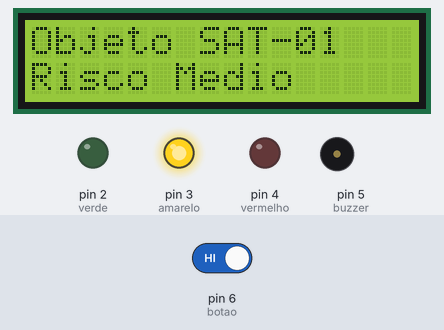
Simulated run of this sketch. Board: Arduino Uno, built with avr-gcc and run on an emulated ATmega328P. On the bench: 16×2 character LCD, output pins drawn as LEDs (lit = HIGH), buzzer (waves = sounding). The test bench sets the inputs (shaded band); at power-on: pin 6 (botao) HIGH.

Above: at 8.7 s.
8.8 s: pin 6 (botao) driven HIGH
At 11.3 s:
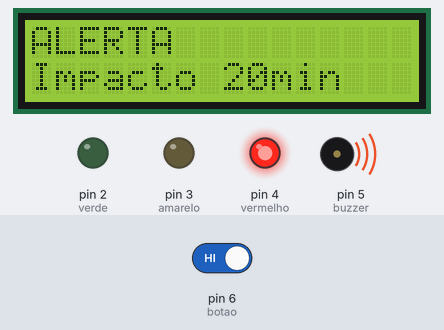
11.6 s: pin 6 (botao) driven LOW
At 12.1 s:
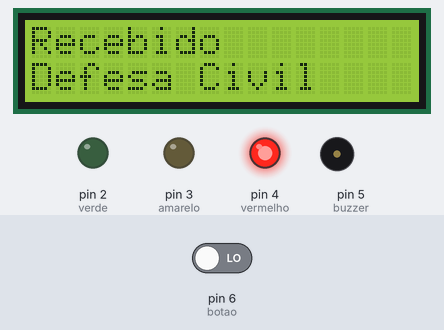
At 18.0 s:
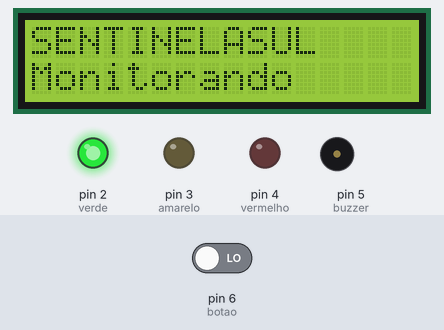
Timing chart, 0 to 19.1 s (numbered marks = the images above; inputs shaded):
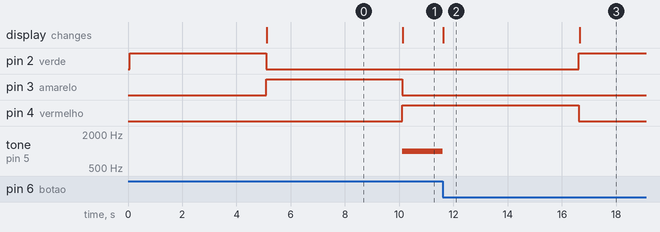

The sketch:

SentinelaSul.ino
```cpp
#include <LiquidCrystal_I2C.h>

LiquidCrystal_I2C lcd(0x27, 16, 2);

const int verde = 2;
const int amarelo = 3;
const int vermelho = 4;
const int buzzer = 5;
const int botao = 6;

void setup() {

  pinMode(verde, OUTPUT);
  pinMode(amarelo, OUTPUT);
  pinMode(vermelho, OUTPUT);

  pinMode(buzzer, OUTPUT);
  pinMode(botao, INPUT_PULLUP);

  lcd.init();
  lcd.backlight();

  estadoNormal();
}

void loop() {

  delay(5000);

  alertaMedio();

  delay(5000);

  alertaCritico();

  while (digitalRead(botao) == HIGH) {
  }

  confirmarAlerta();

  delay(5000);

  estadoNormal();
}

void estadoNormal() {

  digitalWrite(verde, HIGH);
  digitalWrite(amarelo, LOW);
  digitalWrite(vermelho, LOW);

  noTone(buzzer);

  lcd.clear();
  lcd.setCursor(0,0);
  lcd.print("SENTINELASUL");
  lcd.setCursor(0,1);
  lcd.print("Monitorando");
}

void alertaMedio() {

  digitalWrite(verde, LOW);
  digitalWrite(amarelo, HIGH);
  digitalWrite(vermelho, LOW);

  lcd.clear();
  lcd.setCursor(0,0);
  lcd.print("Objeto SAT-01");
  lcd.setCursor(0,1);
  lcd.print("Risco Medio");
}

void alertaCritico() {

  digitalWrite(verde, LOW);
  digitalWrite(amarelo, LOW);
  digitalWrite(vermelho, HIGH);

  tone(buzzer, 1000);

  lcd.clear();
  lcd.setCursor(0,0);
  lcd.print("ALERTA");
  lcd.setCursor(0,1);
  lcd.print("Impacto 20min");
}

void confirmarAlerta() {

  noTone(buzzer);

  lcd.clear();
  lcd.setCursor(0,0);
  lcd.print("Recebido");
  lcd.setCursor(0,1);
  lcd.print("Defesa Civil");
}
```

Measured:
- after the input at 11.6 s, pin 2 (verde): LOW → HIGH after 5.0 s; pin 4 (vermelho): HIGH → LOW after 5.0 s; tone on pin 5 (buzzer): 1000 Hz → silent at once; the display: changes at once (image 2)
- what the display in image 2 shows lasts 5.0 s, from 11.6 s to 16.6 s
